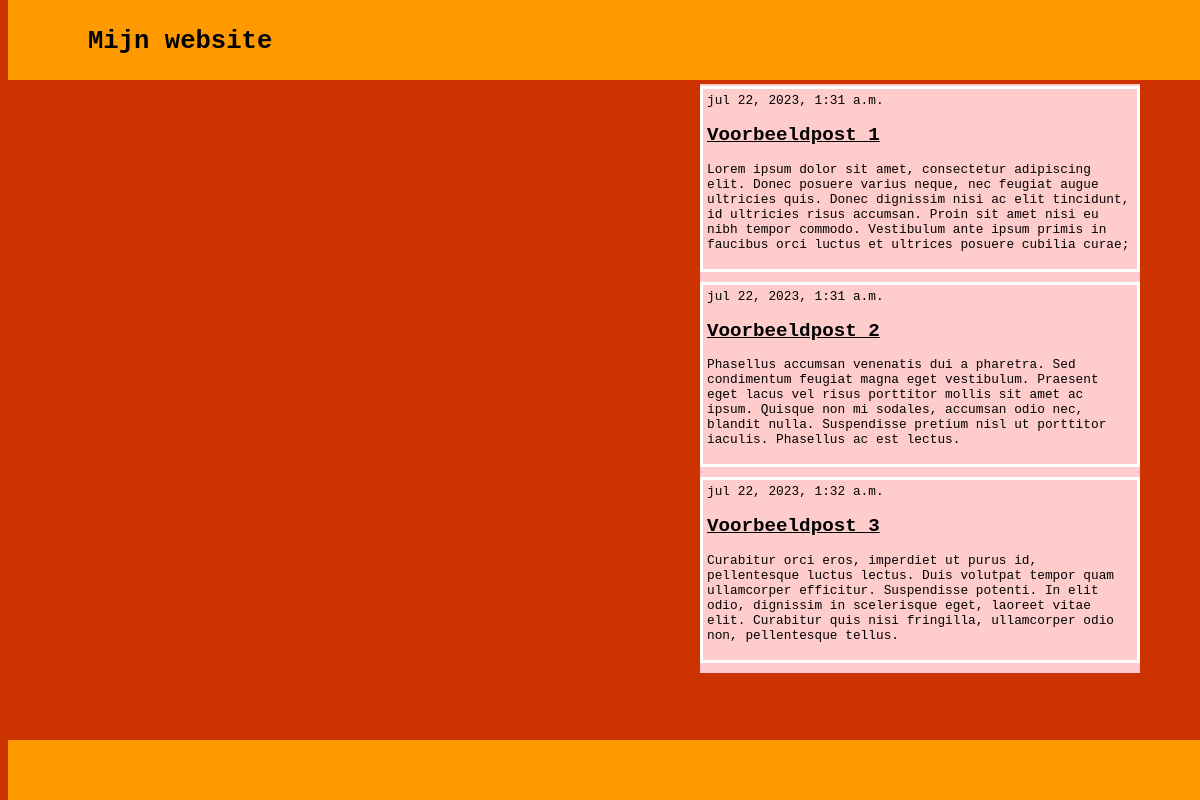
The page / on the database its author committed.
### blog/models.py (models this page shows, shortened)
class Post(models.Model):
    author = models.ForeignKey(settings.AUTH_USER_MODEL, on_delete=models.CASCADE)
    title = models.CharField(max_length=200)
    text = models.TextField()
    created_date = models.DateTimeField(default=timezone.now)
    published_date = models.DateTimeField(blank=True, null=True)

### blog/views.py (the view)
# urls.py: path('', views.post_list, name='post_list'),
def post_list(request):
    posts = Post.objects.filter(published_date__lte=timezone.now()).order_by('published_date')
    return render(request, 'blog/post_list.html', {'posts': posts})

### blog/templates/blog/post_list.html (shortened to what this page needs)
{% load static %}
<!DOCTYPE html>
<html lang="en">
<head><meta charset="utf-8">
<link rel="stylesheet" href="{% static 'stijl.css' %}">
</head>
<body>
<div class="fixed-header">
<h1>Mijn website</h1>
</div>
<div class="div_art">{% block content %}
{% for post in posts %}
<article class="article">
<time class="date">
{{ post.published_date }}
</time>
<h2><a href="">{{ post.title }}
</a>
</h2>
<p>{{ post.text|linebreaksbr }}
</p>
</article>
{% endfor %}
{% endblock %}
</div>
 <div class="fixed-footer">
 </div>
</body>
</html>

### blog/static/stijl.css (style rules this page uses)
html { font-family: 'Courier New', monospace; font-size: 80%; }
body { padding-top: 60px; padding-bottom: 40px; background: #cc3300; }
.fixed-header, .fixed-footer { width: 100%; position: fixed; background: #ff9900; color: #000000; height:60px; }
.fixed-header { padding: 10px 0px 10px 80px; top: 0; }
.fixed-footer { bottom: 0; }
.article { border: 3px solid white; margin-bottom:10px; margin-top:2px; padding:4px; }
.div_art { position: absolute; width: 440px; background: #ffcccc; top: 84px; left: 700px; }
a { color: black; }

### rows shown on the page
Post: published_date "jul 22, 2023, 1:31 a.m.", title "Voorbeeldpost 1", text "Lorem ipsum dolor sit amet, consectetur adipiscing elit. Donec posuere varius neque, nec feugiat augue ultricies quis. Donec dignissim nisi ac elit tincidunt, id ultricies risus accumsan. Proin sit amet nisi eu nibh tempor commodo. Vestibulum ante ipsum primis in faucibus orci luctus et ultrices posuere cubilia curae;"
Post: published_date "jul 22, 2023, 1:31 a.m.", title "Voorbeeldpost 2", text "Phasellus accumsan venenatis dui a pharetra. Sed condimentum feugiat magna eget vestibulum. Praesent eget lacus vel risus porttitor mollis sit amet ac ipsum. Quisque non mi sodales, accumsan odio nec, blandit nulla. Suspendisse pretium nisl ut porttitor iaculis. Phasellus ac est lectus."
Post: published_date "jul 22, 2023, 1:32 a.m.", title "Voorbeeldpost 3", text "Curabitur orci eros, imperdiet ut purus id, pellentesque luctus lectus. Duis volutpat tempor quam ullamcorper efficitur. Suspendisse potenti. In elit odio, dignissim in scelerisque eget, laoreet vitae elit. Curabitur quis nisi fringilla, ullamcorper odio non, pellentesque tellus."
